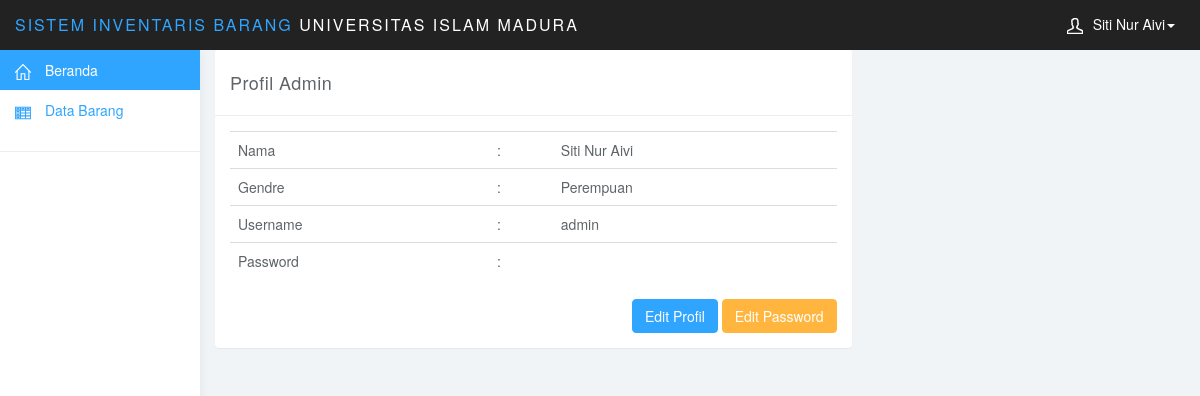
Screenshot of /admin/index.php?admin (signed in) with the database file from the repository.
### tables this page shows
CREATE TABLE `users` (
  `id_user` int(11) NOT NULL,
  `nama` varchar(150) NOT NULL,
  `username` varchar(35) NOT NULL,
  `password` varchar(255) NOT NULL,
  `jendre` varchar(35) NOT NULL
);

### admin/config.php (called while the page is built, shortened)
<?php
$host = "localhost";
$user = "root";
$pass = "";
$data = "inventory";
$konek = mysqli_connect($host, $user, $pass, $data)  or die(mysqli_connect_error());
$tblAdmin = mysqli_query($konek, "SELECT * FROM users WHERE id_user=1");
$admin = mysqli_fetch_array($tblAdmin);
?>

### admin/index.php (the view, shortened to what this page needs)
<?php
require_once 'config.php';
if (empty($_SESSION['inventory'])) {
	header("location:login.php");
}else{
require_once 'config.php';
?>
<!DOCTYPE html>
<html>
<head>
<link href="css/bootstrap.min.css" rel="stylesheet">
<link href="css/datepicker3.css" rel="stylesheet">
<link href="css/styles.css" rel="stylesheet">
<link href="css/fontawesome-all.css" rel="stylesheet">
<link rel="stylesheet" type="text/css" href="css/dataTables.bootstrap.min.css">
</head>
<body>
	<nav class="navbar navbar-inverse navbar-fixed-top" role="navigation">
		<div class="container-fluid">
			<div class="navbar-header">
				<a class="navbar-brand" href="index.php"><span>Sistem Inventaris Barang </span>Universitas Islam Madura</a>
				<ul class="user-menu">
					<li class="dropdown pull-right">
						<a href="#" class="dropdown-toggle" data-toggle="dropdown"><svg class="glyph stroked male-user"><use xlink:href="#stroked-male-user"></use></svg><?php echo $admin['nama'];?><span class="caret"></span></a>
					</li>
				</ul>
			</div>
		</div>
	</nav>
	<div id="sidebar-collapse" class="col-sm-3 col-lg-2 sidebar">
		<ul class="nav menu">
			<li class="active"><a href="?beranda"><svg class="glyph stroked home"><use xlink:href="#stroked-home"></use></svg> Beranda</a></li>
			<li><a href="?data"><svg class="glyph stroked table"><use xlink:href="#stroked-table"></use></svg> Data Barang</a></li>
			<li role="presentation" class="divider"></li>
		</ul>
	</div>
	<div class="col-sm-9 col-sm-offset-3 col-lg-10 col-lg-offset-2 main">
		<?php
			if (isset($_GET['?beranda'])) {
				require_once 'beranda.php';
			}elseif (isset($_GET['profil']) || isset($_GET['editProfil'])) {
				require_once 'profil.php';
			}elseif (isset($_GET['data'])) {
				require_once 'data.php';
			}elseif (isset($_GET['tambah'])) {
				require_once 'tambah.php';
			}elseif (isset($_GET['hapus'])) {
				require_once 'hapus.php';
			}elseif (isset($_GET['edit'])) {
				require_once 'edit.php';
			}elseif (isset($_GET['admin'])) {
				require_once 'admin.php';
			}elseif (isset($_GET['desa']) || isset($_GET['editDesa'])) {
				require_once 'desa.php';
			}
			else{
				require_once 'beranda.php';
			}
		?>
	</div>
</body>
</html>
<?php
 } ?>

### admin/admin.php (shortened to what this page needs)
<div class="row">
	<div class="col-lg-8">
		<div class="panel panel-default">
			<div class="panel-heading">
				Profil Admin
			</div>
			<div class="panel-body">
<?php
if ($_GET['admin']=='edit') {
?>
			<form method="POST" action="">
				<table class="table table-hover">
					<tr>
						<td>Nama </td>
						<td> : </td>
						<td><input class="form-control" type="text" name="namaLengkap" value="<?php echo $admin['nama'];?>"></td>
					</tr>
					<tr>
						<td>Gendre</td>
						<td> : </td>
						<td><input class="form-control" type="text" name="jendre" value="<?php echo $admin['jendre'];?>"></td>
					</tr>
					<tr>
						<td>Username</td>
						<td> : </td>
						<td><?php echo $admin['username'];?></td>
					</tr>
					<tr>
						<td>Password</td>
						<td> : </td>
						<td><input type="password" name="password" class="form-control" placeholder="Masukkan Password Anda"></td>
					</tr>
				</table>
				<input type="submit" name="saveProf" value="SIMPAN" class="btn btn-primary">
				<a href="?admin" class="btn btn-default pull-right"> BATAL </a>
			</form>
<?php
}else{
?>
				<table class="table table-hover">
					<tr>
						<td>Nama </td>
						<td> : </td>
						<td><?php echo $admin['nama'];?></td>
					</tr>
					<tr>
						<td>Gendre</td>
						<td> : </td>
						<td><?php echo $admin['jendre'];?></td>
					</tr>
					<tr>
						<td>Username</td>
						<td> : </td>
						<td><?php echo $admin['username'];?></td>
					</tr>
					<tr>
						<td>Password</td>
						<td> : </td>
						<td><?php echo $admin['pass'];?></td>
					</tr>
				</table>
				<div class="pull-right"><a href="?admin=edit" class="btn btn-primary">Edit Profil</a> <a href="?admin=password" class="btn btn-warning">Edit Password</a></div>
<?php } ?>
			</div>
		</div>
	</div>
</div>

### admin/css/styles.css (style rules this page uses)
body { background: #f1f4f7; padding-top: 50px; color: #5f6468; }
a, a:hover, a:focus { color: #30a5ff; }
.navbar-header .navbar-brand { color: #fff; font-size: 16px; text-transform: uppercase; font-weight: 500; letter-spacing: 2px; }
.navbar-header .navbar-brand span { color: #30a5ff; }
.btn-primary, .btn-primary:hover, .btn-primary:focus, .btn-primary:active, .btn-primary.active, .open > .dropdown-toggle.btn-primary, .btn-primary.disabled, .btn-primary[disabled], fieldset[disabled] .btn-primary, .btn-primary.disabled:hover, .btn-primary[disabled]:hover, fieldset[disabled] .btn-primary:hover, .btn-primary.disabled:focus, .btn-primary[disabled]:focus, fieldset[disabled] .btn-primary:focus, .btn-primary.disabled:active, .btn-primary[disabled]:active, fieldset[disabled] .btn-primary:active, .btn-primary.disabled.active, .btn-primary[disabled].active, fieldset[disabled] .btn-primary.active { background-color: #30a5ff; border-color: #30a5ff; }
.btn-warning, .btn-warning:hover, .btn-warning:focus, .btn-warning:active, .btn-warning.active, .open > .dropdown-toggle.btn-warning, .btn-warning.disabled, .btn-warning[disabled], fieldset[disabled] .btn-warning, .btn-warning.disabled:hover, .btn-warning[disabled]:hover, fieldset[disabled] .btn-warning:hover, .btn-warning.disabled:focus, .btn-warning[disabled]:focus, fieldset[disabled] .btn-warning:focus, .btn-warning.disabled:active, .btn-warning[disabled]:active, fieldset[disabled] .btn-warning:active, .btn-warning.disabled.active, .btn-warning[disabled].active, fieldset[disabled] .btn-warning.active { background-color: #ffb53e; border-color: #ffb53e; }
.panel { border: 0; }
.panel-heading { font-size: 18px; font-weight: 300; letter-spacing: 0.025em; height: 66px; line-height: 45px; }
.panel-default .panel-heading { background: #fff; border-bottom: 1px solid #eee; color: #5f6468; }
.navbar { border: 0; }
.user-menu { display: inline-block; margin-top: 14px; margin-right: 10px; float: right; list-style: none; padding: 0; }
.user-menu a { color: #fff; }
.sidebar { display: block; background-color: #fff; padding: 0; display: none; }
@media (min-width: 768px) { .sidebar { display: block; position: fixed; top: 50px; bottom: 0; left: 0; z-index: 1000; display: block; margin: 0; padding: 0; overflow-x: hidden; overflow-y: auto; background-color: #fff; box-shadow: 1px 0px 10px rgba(0, 0, 0, .05); } }
@media (min-width: 768px) { .navbar-header { width: 100%; } }
.sidebar ul.nav .active a, .sidebar ul.nav li.parent a.active, .sidebar ul.nav .active > a:hover, .sidebar ul.nav li.parent a.active:hover, .sidebar ul.nav .active > a:focus, .sidebar ul.nav li.parent a.active:focus { color: #fff; background-color: #30a5ff; }
.sidebar ul.nav li.divider { border-bottom: 1px solid #eee; margin: 20px 0; }
.table { background: #fff; }
.sidebar .glyph, .user-menu .glyph { height: 16px; width: 16px; margin: 0 10px 0 0; stroke-width: 3px; }
.user-menu .glyph { stroke-width: 4px; }
.glyph.table { background: none; border: none; }

### rows the page displays
users: nama "Siti Nur Aivi", jendre "Perempuan", username "admin"
